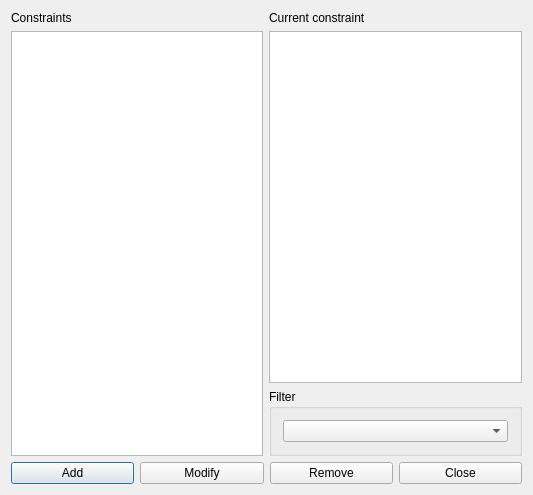
<?xml version="1.0" encoding="UTF-8"?>
<ui version="4.0">
 <class>ConstraintTeacherMinGapsBetweenRoomChangesForm_template</class>
 <widget class="QDialog" name="ConstraintTeacherMinGapsBetweenRoomChangesForm_template">
  <property name="geometry">
   <rect>
    <x>0</x>
    <y>0</y>
    <width>533</width>
    <height>495</height>
   </rect>
  </property>
  <property name="windowTitle">
   <string extracomment="This is the title of the dialog in which you see the list of all constraints of this type">Constraints teacher min gaps between room changes</string>
  </property>
  <layout class="QGridLayout" name="gridLayout_2">
   <item row="0" column="0" rowspan="2">
    <layout class="QVBoxLayout" name="verticalLayout_2">
     <item>
      <widget class="QLabel" name="constraintsTextLabel">
       <property name="frameShape">
        <enum>QFrame::NoFrame</enum>
       </property>
       <property name="frameShadow">
        <enum>QFrame::Plain</enum>
       </property>
       <property name="text">
        <string>Constraints</string>
       </property>
       <property name="wordWrap">
        <bool>false</bool>
       </property>
      </widget>
     </item>
     <item>
      <widget class="QListWidget" name="constraintsListWidget"/>
     </item>
    </layout>
   </item>
   <item row="0" column="1">
    <layout class="QVBoxLayout" name="verticalLayout">
     <item>
      <widget class="QLabel" name="currentConstraintTextLabel">
       <property name="text">
        <string>Current constraint</string>
       </property>
       <property name="wordWrap">
        <bool>false</bool>
       </property>
      </widget>
     </item>
     <item>
      <widget class="QPlainTextEdit" name="currentConstraintTextEdit"/>
     </item>
    </layout>
   </item>
   <item row="1" column="1">
    <widget class="QGroupBox" name="filterGroupBox">
     <property name="title">
      <string>Filter</string>
     </property>
     <layout class="QGridLayout" name="gridLayout">
      <item row="0" column="0">
       <widget class="QComboBox" name="teachersComboBox"/>
      </item>
     </layout>
    </widget>
   </item>
   <item row="2" column="0" colspan="2">
    <layout class="QHBoxLayout" name="horizontalLayout">
     <item>
      <widget class="QPushButton" name="addConstraintPushButton">
       <property name="text">
        <string>Add</string>
       </property>
      </widget>
     </item>
     <item>
      <widget class="QPushButton" name="modifyConstraintPushButton">
       <property name="text">
        <string>Modify</string>
       </property>
      </widget>
     </item>
     <item>
      <widget class="QPushButton" name="removeConstraintPushButton">
       <property name="text">
        <string>Remove</string>
       </property>
      </widget>
     </item>
     <item>
      <widget class="QPushButton" name="closePushButton">
       <property name="text">
        <string>Close</string>
       </property>
      </widget>
     </item>
    </layout>
   </item>
  </layout>
 </widget>
 <layoutdefault spacing="6" margin="11"/>
 <resources/>
 <connections/>
</ui>
